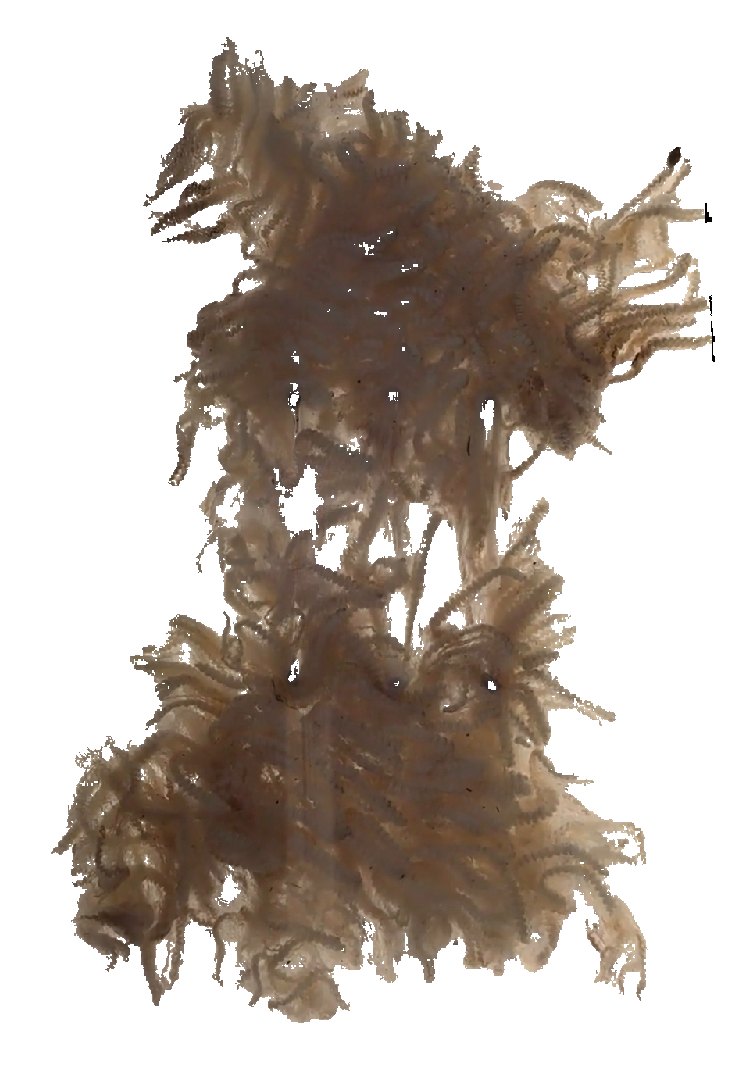
#> input picture Projects/anisofracture/skirted_fleece.png, 740 x 1067 px
$ python -i image_comparison.py   (imports and definitions only)
#> lines starting #> are read from the running program, lines starting #| are printed output that depends on the picture; after the words box and inside, x2 and y2 are one past the last pixel; in counts of white or black regions, pixels touching at a corner belong together
import cv2
import numpy as np


def preprocess_image(image_path, scale=1.0, translation=(0, 0)):
    # Load the image
#> called with image_path = 'skirted_fleece.png', scale = 1, translation = (0, 0)
    image = cv2.imread(image_path, cv2.IMREAD_UNCHANGED)
#> image is the input picture: shape (1067, 740, 3); mean B, G, R 173.3, 181.2, 191
    if image is None:
        raise ValueError(f"Image not found at path: {image_path}")

    # Apply scaling and translation
    if scale != 1.0:
        width = int(image.shape[1] * scale)
        height = int(image.shape[0] * scale)
        image = cv2.resize(image, (width, height), interpolation=cv2.INTER_AREA)
    if any(translation):
        M = np.float32([[1, 0, translation[0]], [0, 1, translation[1]]])
        image = cv2.warpAffine(image, M, (image.shape[1], image.shape[0]))

    # Convert to grayscale and apply threshold
    gray_image = cv2.cvtColor(image, cv2.COLOR_BGR2GRAY)
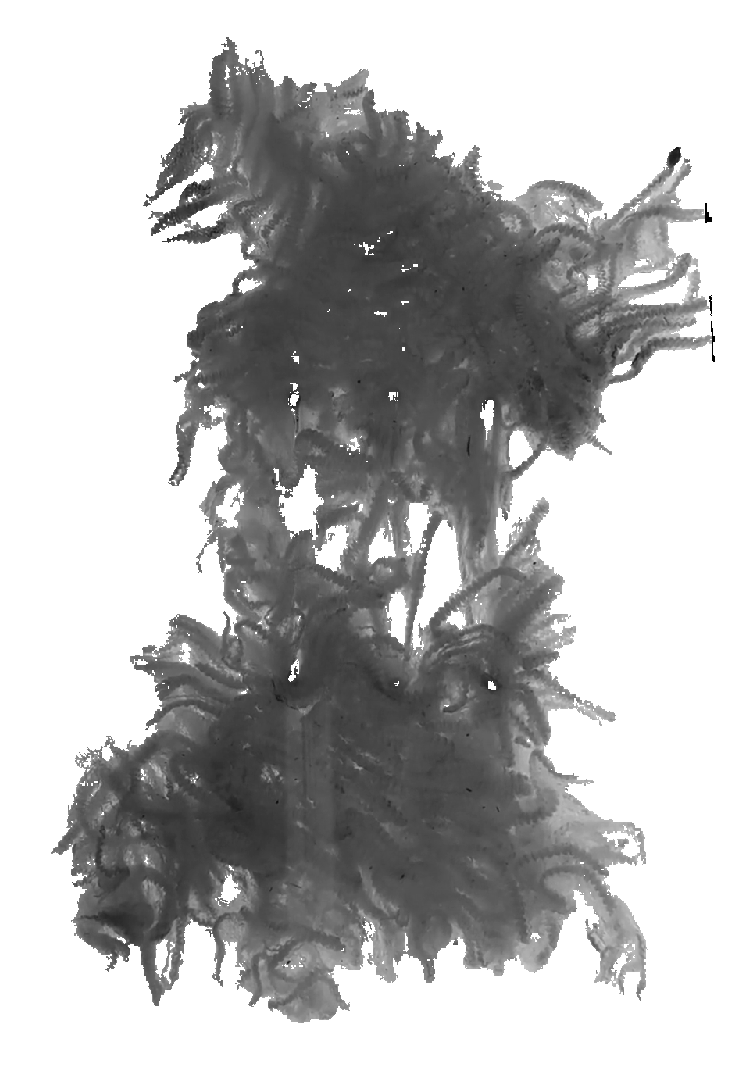
#> gray_image: shape (1067, 740); min 0, max 255, mean 183.2
    _, binary_image = cv2.threshold(gray_image, 0, 255, cv2.THRESH_BINARY_INV + cv2.THRESH_OTSU)
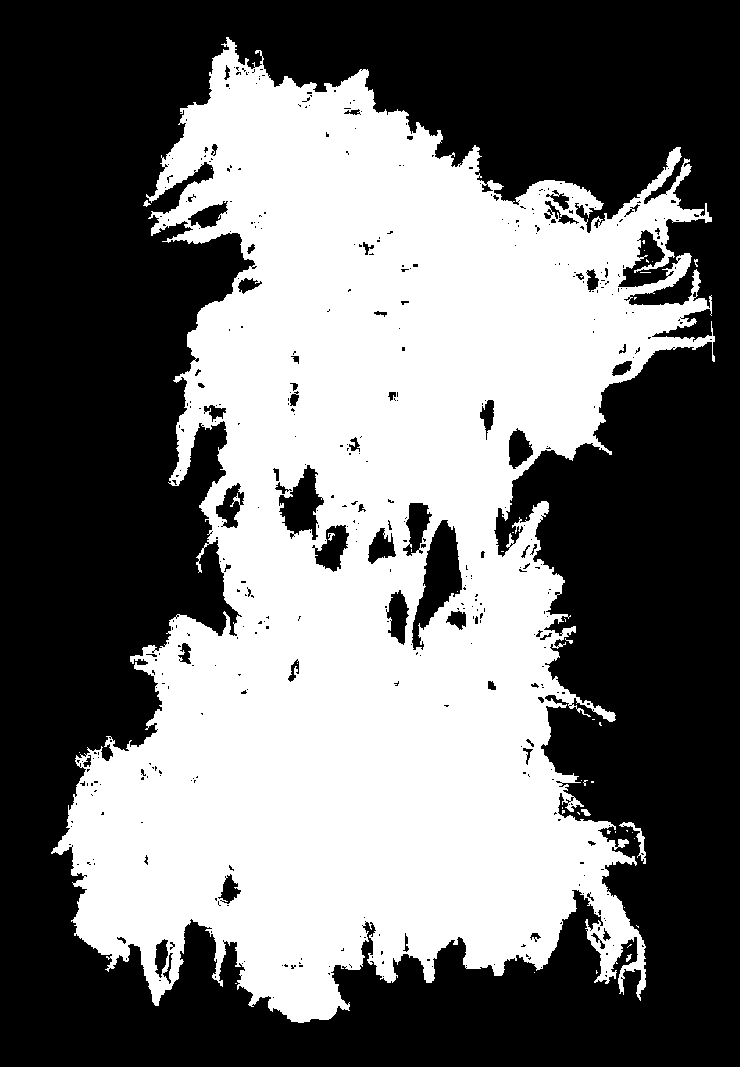
#> binary_image: shape (1067, 740); 44.5% white; 44 white regions (38 under 20 px), largest, box (x1, y1, x2, y2) and area: (51, 37, 715, 1023) 350547, (619, 822, 646, 864) 235, (581, 809, 591, 816) 43, (328, 533, 335, 541) 29, (143, 200, 151, 207) 28, (626, 954, 632, 962) 26
    return binary_image


# [52 lines left out: functions pad_to_match, compute_percentage_difference, not called in this run]

>>> result = preprocess_image('skirted_fleece.png')
